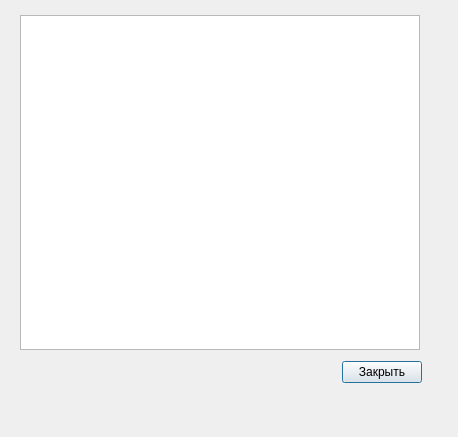
<?xml version="1.0" encoding="UTF-8"?>
<ui version="4.0">
 <class>SecondWindow</class>
 <widget class="QDialog" name="SecondWindow">
  <property name="geometry">
   <rect>
    <x>0</x>
    <y>0</y>
    <width>458</width>
    <height>437</height>
   </rect>
  </property>
  <property name="windowTitle">
   <string>Dialog</string>
  </property>
  <widget class="QWidget" name="verticalLayoutWidget">
   <property name="geometry">
    <rect>
     <x>20</x>
     <y>10</y>
     <width>402</width>
     <height>379</height>
    </rect>
   </property>
   <layout class="QVBoxLayout" name="verticalLayout">
    <item>
     <widget class="QTableView" name="tableView">
      <property name="minimumSize">
       <size>
        <width>400</width>
        <height>335</height>
       </size>
      </property>
      <property name="maximumSize">
       <size>
        <width>400</width>
        <height>335</height>
       </size>
      </property>
     </widget>
    </item>
    <item>
     <layout class="QHBoxLayout" name="horizontalLayout">
      <item>
       <spacer name="horizontalSpacer">
        <property name="orientation">
         <enum>Qt::Horizontal</enum>
        </property>
        <property name="sizeHint" stdset="0">
         <size>
          <width>40</width>
          <height>20</height>
         </size>
        </property>
       </spacer>
      </item>
      <item>
       <widget class="QPushButton" name="pushButton">
        <property name="text">
         <string>Закрыть</string>
        </property>
       </widget>
      </item>
     </layout>
    </item>
   </layout>
  </widget>
 </widget>
 <resources/>
 <connections/>
</ui>
